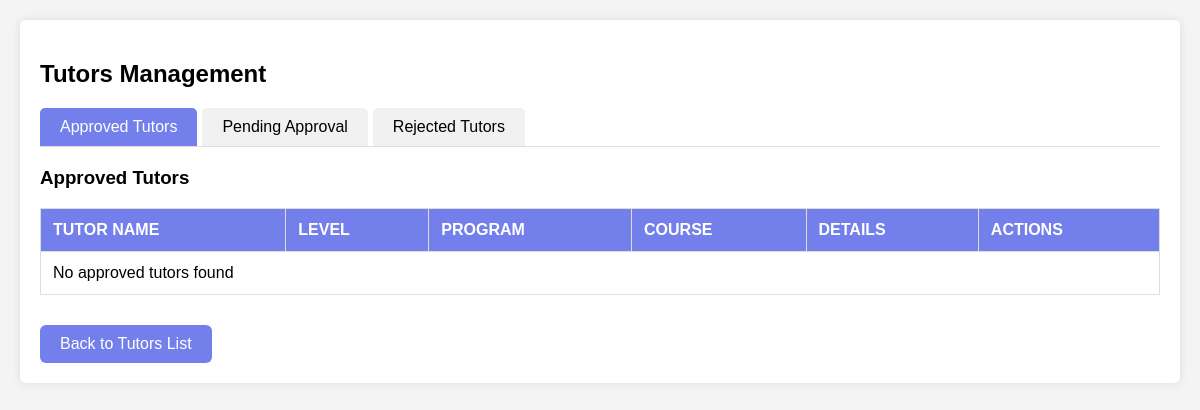
Before: /tutor_action.php with the older database file.
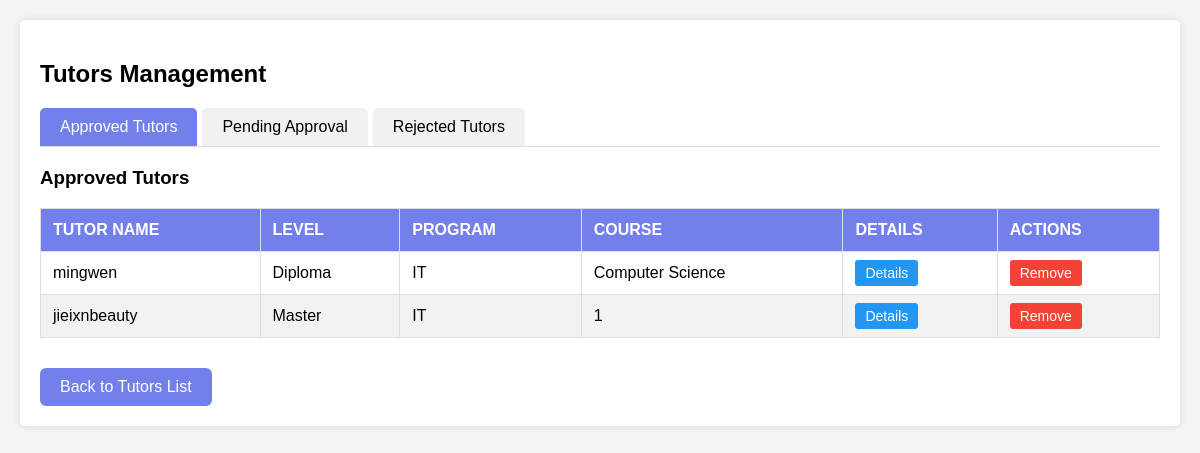
After: the same page with the newer database file.
### tables this page shows
CREATE TABLE `tutorprofile` (
  `user_id` int(11) NOT NULL,
  `major` varchar(100) DEFAULT NULL,
  `year` varchar(50) DEFAULT NULL,
  `bio` text DEFAULT NULL,
  `qualifications` text DEFAULT NULL,
  `is_verified` tinyint(1) DEFAULT 0,
  `rating` decimal(3,2) DEFAULT 0.00,
  `total_sessions` int(11) DEFAULT 0,
  `program` varchar(255) DEFAULT NULL,
  `status` varchar(50) DEFAULT NULL
);

CREATE TABLE `user` (
  `user_id` int(11) NOT NULL,
  `username` varchar(50) NOT NULL,
  `password` varchar(255) DEFAULT NULL,
  `email` varchar(100) NOT NULL,
  `role` enum('student','tutor','admin') NOT NULL,
  `first_name` varchar(50) NOT NULL,
  `last_name` varchar(50) NOT NULL,
  `phone` varchar(20) DEFAULT NULL,
  `profile_image` varchar(255) DEFAULT NULL,
  `is_active` tinyint(1) DEFAULT 1,
  `created_at` timestamp NOT NULL DEFAULT current_timestamp(),
  `last_login` datetime DEFAULT NULL
);

### tutor_action.php (the view, shortened to what this page needs)
<?php
$servername = "localhost";
$username = "root";
$password = "";
$dbname = "peer_tutoring_platform";
$conn = new mysqli($servername, $username, $password, $dbname);
?>
<!DOCTYPE html>
<html lang="en">
<head>
</head>
<body>
    <div class="current_students">
        <h2>Tutors Management</h2>
        <div class="tab-container">
            <div class="tab active" onclick="showTab('approved')">Approved Tutors</div>
            <div class="tab" onclick="showTab('pending')">Pending Approval</div>
            <div class="tab" onclick="showTab('rejected')">Rejected Tutors</div>
        </div>
        <div id="approved-tab" class="tab-content active">
            <h3>Approved Tutors</h3>
            <table>
                <thead>
                    <tr>
                        <th>TUTOR NAME</th>
                        <th>LEVEL</th>
                        <th>PROGRAM</th>
                        <th>COURSE</th>
                        <th>DETAILS</th>
                        <th>ACTIONS</th>
                    </tr>
                </thead>
                <tbody>
                    <?php
                    $sql = "SELECT tp.*, u.username
                            FROM tutorprofile tp
                            JOIN user u ON tp.user_id = u.user_id
                            WHERE tp.status = 'approved'";
                    $result = $conn->query($sql);
                    if ($result && $result->num_rows > 0) {
                        while($row = $result->fetch_assoc()) {
                            echo "<tr>
                                <td>".htmlspecialchars($row["username"])."</td>
                                <td>".htmlspecialchars($row["year"])."</td>
                                <td>".htmlspecialchars($row["program"])."</td>
                                <td>".htmlspecialchars($row["major"])."</td>
                                <td><a href='tutor_details.php?id=".$row["user_id"]."' class='details-btn'>Details</a></td>
                                <td>
                                    <a href='?id=".$row["user_id"]."&action=reject' class='reject-btn' onclick='return confirm(\"Are you sure you want to reject this Tutor?\");'>Remove</a>
                                </td>
                            </tr>";
                        }
                    } else {
                        echo "<tr><td colspan='6'>No approved tutors found</td></tr>";
                    }
                    ?>
                </tbody>
            </table>
        </div>
        <a href="admin_tutors.php" class="back-btn">
            Back to Tutors List
        </a>
    </div>
</body>
</html>

Changed rows visible on the page:
now on this page (row edited): tutorprofile: user_id.username "mingwen", year "Diploma", program "IT", major "Computer Science"
now on this page (row edited): tutorprofile: user_id.username "jieixnbeauty", year "Master", program "IT", major "1"
Other visible differences:
text no longer shown: "No approved tutors found"
